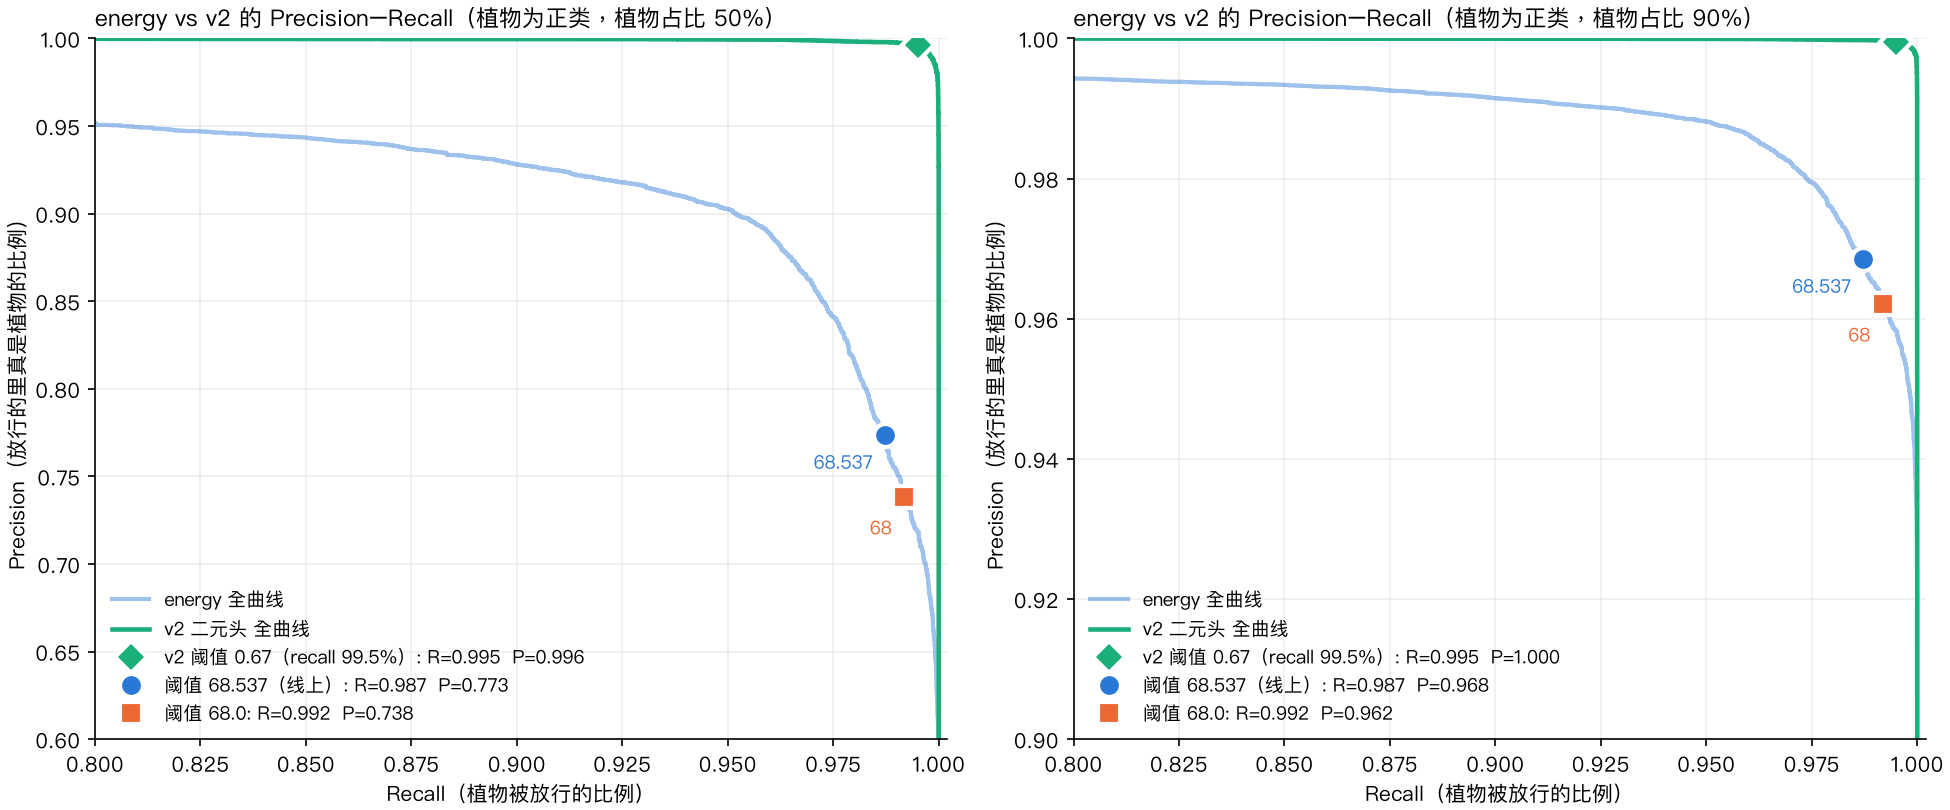

Source code (Python):
import numpy as np, matplotlib
matplotlib.use("Agg")
import matplotlib.pyplot as plt
from sklearn.metrics import precision_recall_curve
z = np.load("pr_scores.npz"); y, src, en = z["y"], z["src"], z["energy"]
plt.rcParams.update({"font.family": ["PingFang HK", "Arial Unicode MS"], "axes.spines.top": False, "axes.spines.right": False})
def weights(prior):
    w = np.zeros(len(y))
    for s in ("plant", "plantnet", "stem"):
        m = src == s; w[m] = prior / 3 / m.sum()
    m = y == 0; w[m] = (1 - prior) / m.sum(); return w
THR = [(68.537, "68.537（线上）", "#2a78d6", "o"), (68.0, "68.0", "#eb6834", "s"), (67.0, "#7f7f7f", "#7f7f7f", "^")][:2]
fig, axes = plt.subplots(1, 2, figsize=(13, 5.4), constrained_layout=True)
for ax, prior in zip(axes, (.5, .9)):
    w = weights(prior)
    p, r, _ = precision_recall_curve(y, en, sample_weight=w)
    ax.plot(r, p, color="#2a78d6", lw=2, alpha=.45, label="energy 全曲线")
    p2, r2, _ = precision_recall_curve(y, z["v2"], sample_weight=w)
    ax.plot(r2, p2, color="#1baf7a", lw=2.2, label="v2 二元头 全曲线")
    pred = z["v2"] >= 0.67; tp = w[pred & (y == 1)].sum(); fp = w[pred & (y == 0)].sum(); rec = tp / w[y == 1].sum(); pr = tp / (tp + fp)
    ax.plot([rec], [pr], "D", ms=11, color="#1baf7a", mec="white", mew=2, zorder=6, label=f"v2 阈值 0.67（recall 99.5%）: R={rec:.3f}  P={pr:.3f}")
    for t, lab, c, mk in THR:
        pred = en >= t; tp = w[pred & (y == 1)].sum(); fp = w[pred & (y == 0)].sum(); rec = tp / w[y == 1].sum(); pr = tp / (tp + fp)
        ax.plot([rec], [pr], mk, ms=11, color=c, mec="white", mew=2, label=f"阈值 {lab}: R={rec:.3f}  P={pr:.3f}", zorder=5)
        ax.annotate(f"{t:g}", (rec, pr), textcoords="offset points", xytext=(-6, -16) if t > 68.2 else (-6, -18), ha="right", fontsize=9, color=c)
    ax.set_title(f"energy vs v2 的 Precision–Recall（植物为正类，植物占比 {int(prior*100)}%）", loc="left", fontsize=11)
    ax.set_xlabel("Recall（植物被放行的比例）"); ax.set_ylabel("Precision（放行的里真是植物的比例）")
    ax.set_xlim(0.80, 1.002); ax.grid(alpha=.2); ax.legend(loc="lower left", frameon=False, fontsize=9)
    ax.set_ylim(0.6 if prior == .5 else 0.9, 1.0)
fig.savefig("pr_energy_vs_v2.png", dpi=150)
